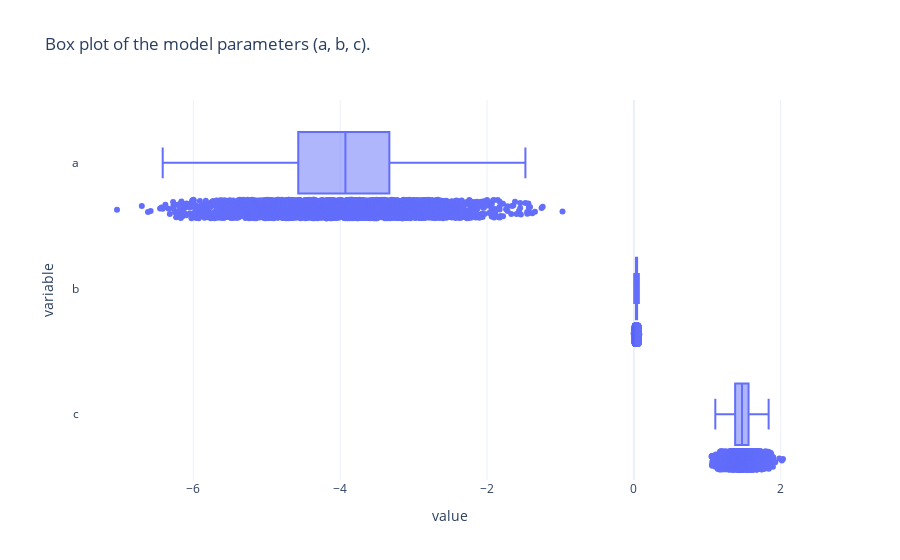

The code cell stored with this chart in its notebook:
### Markdown cell above
We plot a box plot of the parameters. We notice from the box plot below that the `b` parameter seems to play a very minor role in the computation of the `DX` variable, whereas `a` and `c` seem to be non-negligeable, with a lot of variability for `a`.

### Code cell
adni.get_params_box_plot(fit=posterior, model_params=["a", "b", "c"])

### Figure 1 — Plotly figure (JSON) as saved in the notebook; plotly's stock layout.template omitted (floating-point values rounded to 4 significant figures; data arrays with more than 128 entries replaced by an {"elided": "..."} marker saying what was removed)
{"data": [{"alignmentgroup": "True", "boxpoints": "all", "hovertemplate": "value=%{x}<br>variable=%{y}<extra></extra>", "legendgroup": "", "marker": {"color": "#636efa"}, "name": "", "notched": false, "offsetgroup": "", "orientation": "h", "showlegend": false, "type": "box", "x": {"elided": "12000 float values"}, "x0": " ", "xaxis": "x", "y": {"elided": "12000 str values"}, "y0": " ", "yaxis": "y"}], "layout": {"boxmode": "group", "legend": {"tracegroupgap": 0}, "title": {"text": "Box plot of the model parameters (a, b, c)."}, "xaxis": {"anchor": "y", "domain": [0, 1], "title": {"text": "value"}}, "yaxis": {"anchor": "x", "domain": [0, 1], "title": {"text": "variable"}}}}
